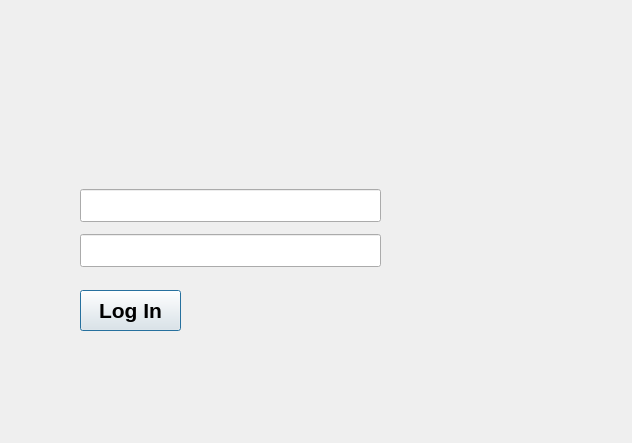
<?xml version="1.0" encoding="UTF-8"?>
<ui version="4.0">
 <class>SignIn</class>
 <widget class="QDialog" name="SignIn">
  <property name="geometry">
   <rect>
    <x>0</x>
    <y>0</y>
    <width>632</width>
    <height>443</height>
   </rect>
  </property>
  <property name="font">
   <font>
    <pointsize>16</pointsize>
   </font>
  </property>
  <property name="focusPolicy">
   <enum>Qt::NoFocus</enum>
  </property>
  <property name="windowTitle">
   <string>Dialog</string>
  </property>
  <widget class="QLabel" name="labelPic">
   <property name="geometry">
    <rect>
     <x>50</x>
     <y>70</y>
     <width>471</width>
     <height>81</height>
    </rect>
   </property>
   <property name="text">
    <string/>
   </property>
  </widget>
  <widget class="QPushButton" name="signIn">
   <property name="geometry">
    <rect>
     <x>80</x>
     <y>290</y>
     <width>101</width>
     <height>41</height>
    </rect>
   </property>
   <property name="font">
    <font>
     <pointsize>16</pointsize>
     <bold>true</bold>
    </font>
   </property>
   <property name="text">
    <string>Log In</string>
   </property>
  </widget>
  <widget class="QLabel" name="labelPass">
   <property name="geometry">
    <rect>
     <x>82</x>
     <y>191</y>
     <width>16</width>
     <height>22</height>
    </rect>
   </property>
   <property name="font">
    <font>
     <pointsize>16</pointsize>
     <bold>true</bold>
    </font>
   </property>
   <property name="text">
    <string/>
   </property>
  </widget>
  <widget class="QWidget" name="layoutWidget">
   <property name="geometry">
    <rect>
     <x>80</x>
     <y>183</y>
     <width>301</width>
     <height>91</height>
    </rect>
   </property>
   <layout class="QVBoxLayout" name="verticalLayout">
    <item>
     <widget class="QLineEdit" name="sUsername">
      <property name="font">
       <font>
        <pointsize>16</pointsize>
       </font>
      </property>
      <property name="text">
       <string/>
      </property>
     </widget>
    </item>
    <item>
     <widget class="QLineEdit" name="sPassword">
      <property name="font">
       <font>
        <pointsize>16</pointsize>
       </font>
      </property>
      <property name="text">
       <string/>
      </property>
      <property name="echoMode">
       <enum>QLineEdit::Password</enum>
      </property>
     </widget>
    </item>
   </layout>
  </widget>
 </widget>
 <resources/>
 <connections/>
</ui>
